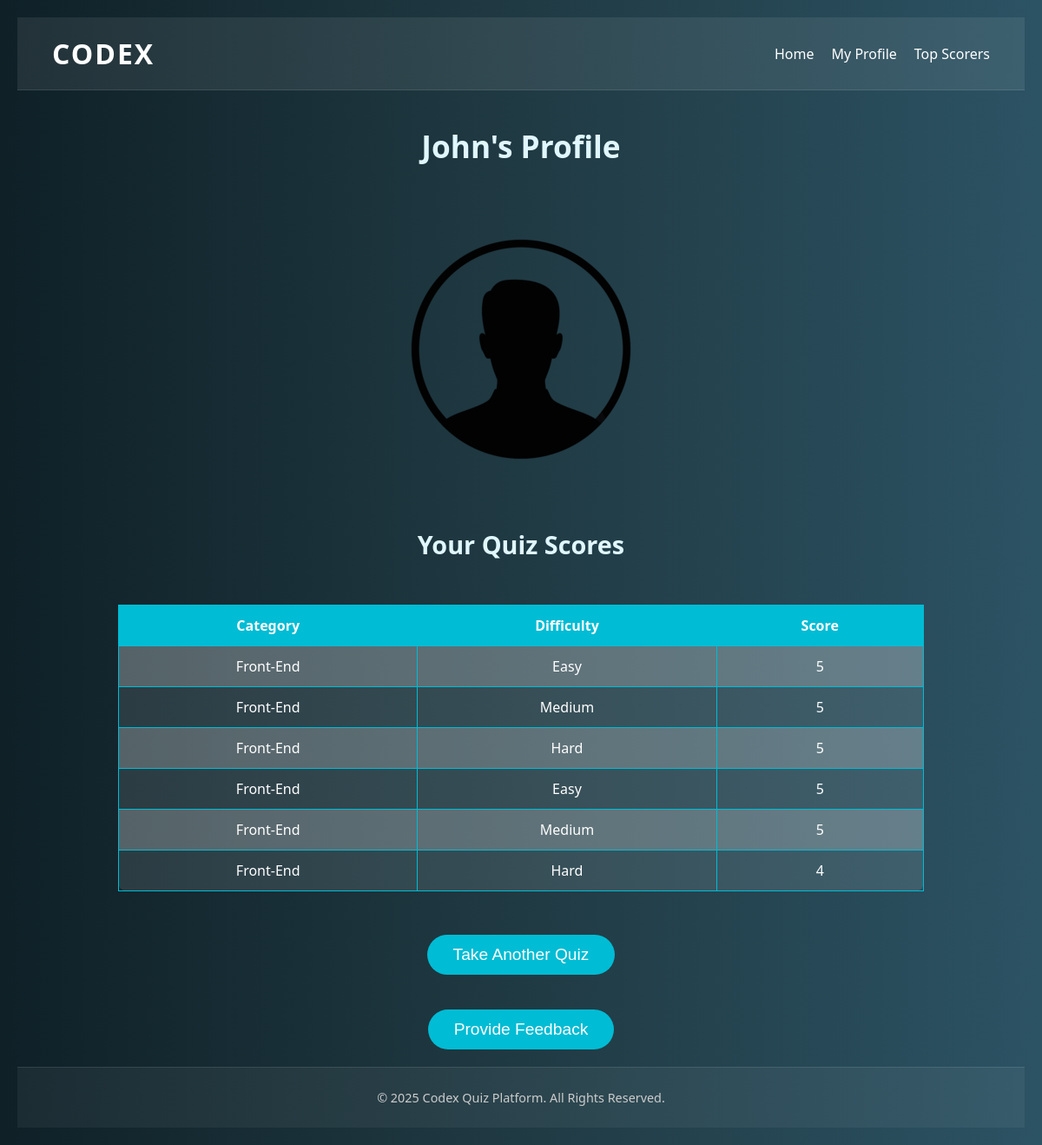
Page /profile/ (signed in) on the committed database.
### quiz/models.py (models this page shows, shortened)
class UserProfile(models.Model):
    user = models.OneToOneField(User, on_delete=models.CASCADE)
    bio = models.TextField(blank=True)
    profile_picture = models.ImageField(upload_to='profile_pics/', blank=True, null=True)

class Score(models.Model):
    user = models.ForeignKey(User, on_delete=models.CASCADE)
    category = models.ForeignKey(QuizCategory, on_delete=models.CASCADE)
    difficulty = models.ForeignKey(DifficultyLevel, on_delete=models.CASCADE)
    score = models.IntegerField()

class QuizCategory(models.Model):
    name = models.CharField(max_length=100)

class DifficultyLevel(models.Model):
    name = models.CharField(max_length=20)

### quiz/views.py (the view)
# urls.py: path('profile/', views.profile, name='profile'),
@login_required
def profile(request):
    user_profile, created = UserProfile.objects.get_or_create(user=request.user)
    scores = Score.objects.filter(user=request.user)
    return render(request, 'profile.html', {
        'user_profile': user_profile,
        'scores': scores
    })

### templates/profile.html (shortened to what this page needs)
<!DOCTYPE html>
<html lang="en">
<head>
    {% load static %}
    <link rel="stylesheet" href="{% static 'css/profile.css' %}">
</head>
<body>
    <header>
        <div class="logo">
            <h1>CODEX</h1>
        </div>
        <nav>
            <ul>
                <li><a href="{% url 'home' %}">Home</a></li>
                <li><a href="{% url 'profile' %}">My Profile</a></li>
                <li><a href="{% url 'top_scorers' %}">Top Scorers</a></li>
            </ul>
        </nav>
    </header>
    <h2>{{ user_profile.user.username }}'s Profile</h2>
   <p><img src="{% static 'images/default.png' %}" alt="Default Profile Picture"></p>
    <h3>Your Quiz Scores</h3>
    <table>
        <tr>
            <th>Category</th>
            <th>Difficulty</th>
            <th>Score</th>
        </tr>
        {% for score in scores %}
        <tr>
            <td>{{ score.category.name }}</td>
            <td>{{ score.difficulty.name }}</td>
            <td>{{ score.score }}</td>
        </tr>
        {% endfor %}
    </table>
    <p>
    <form action="{% url 'quiz_home' %}" method="get">
        <button type="submit">Take Another Quiz</button>
    </form>
</p>
    <p><form action="{% url 'feedback' %}" method="get">
        <button type="submit">Provide Feedback</button>
    </form></p>
    <footer>
        <p>&copy; 2025 Codex Quiz Platform. All Rights Reserved.</p>
    </footer>
</body>
</html>

### static/css/profile.css (style rules this page uses)
* { margin: 0; padding: 0; box-sizing: border-box; }
body { font-family: 'Segoe UI', Tahoma, Geneva, Verdana, sans-serif; background: linear-gradient(to right, #0f2027, #203a43, #2c5364); color: #fff; min-height: 100vh; display: flex; flex-direction: column; justify-content: flex-start; align-items: center; padding: 20px; }
header { display: flex; justify-content: space-between; align-items: center; background-color: rgba(255, 255, 255, 0.08); padding: 20px 40px; border-bottom: 1px solid rgba(255, 255, 255, 0.1); width: 100%; flex-wrap: wrap; }
header .logo h1 { font-size: 2rem; color: #ffffff; letter-spacing: 2px; }
nav ul { display: flex; list-style: none; gap: 20px; flex-wrap: wrap; }
nav ul li { display: inline; }
nav a { text-decoration: none; color: #ffffff; font-weight: 500; transition: color 0.3s ease; }
h2 { text-align: center; margin: 40px 20px 30px; font-size: 2.2rem; color: #e0f7ff; }
h3 { text-align: center; font-size: 1.8rem; margin: 20px 0; color: #e0f7ff; }
table { width: 80%; margin: 30px auto; border-collapse: collapse; text-align: center; background-color: rgba(255, 255, 255, 0.1); border-radius: 10px; }
table th, table td { padding: 12px; border: 1px solid #00bcd4; }
table th { background-color: #00bcd4; }
table tr:nth-child(even) { background-color: rgba(255, 255, 255, 0.2); }
button { padding: 12px 30px; background-color: #00bcd4; border: none; border-radius: 30px; font-size: 1.2rem; color: #fff; cursor: pointer; transition: background 0.3s ease, transform 0.2s; display: block; margin: 20px auto; }
footer { width: 100%; text-align: center; padding: 25px 20px; margin-top: auto; font-size: 0.9rem; color: #cccccc; background-color: rgba(255, 255, 255, 0.05); border-top: 1px solid rgba(255, 255, 255, 0.1); }

### rows in the picture
UserProfile: user.username "John"
Score: category.name "Front-End", difficulty.name "Easy", score "5"
Score: category.name "Front-End", difficulty.name "Medium", score "5"
Score: category.name "Front-End", difficulty.name "Hard", score "5"
Score: category.name "Front-End", difficulty.name "Easy", score "5"
Score: category.name "Front-End", difficulty.name "Medium", score "5"
Score: category.name "Front-End", difficulty.name "Hard", score "4"
